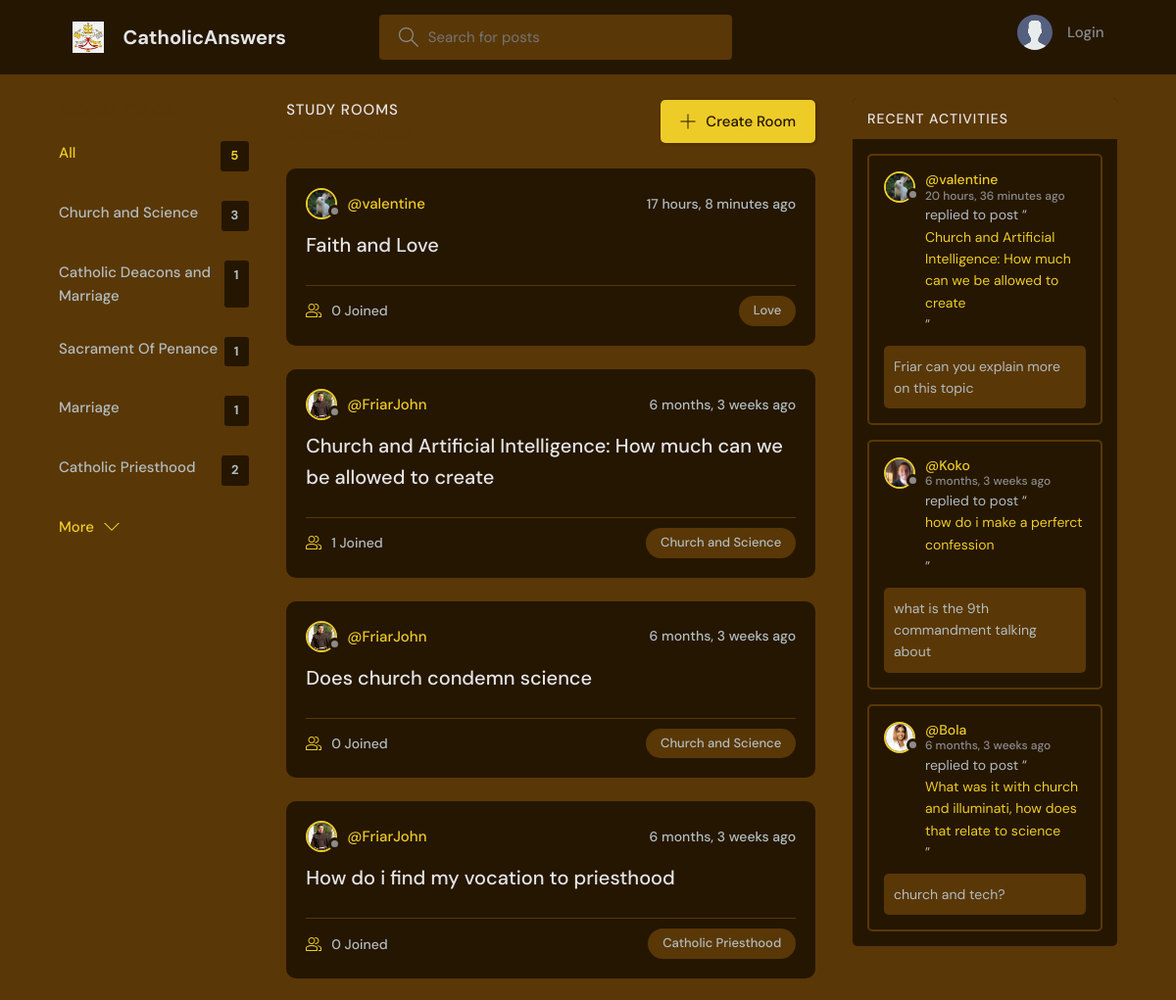
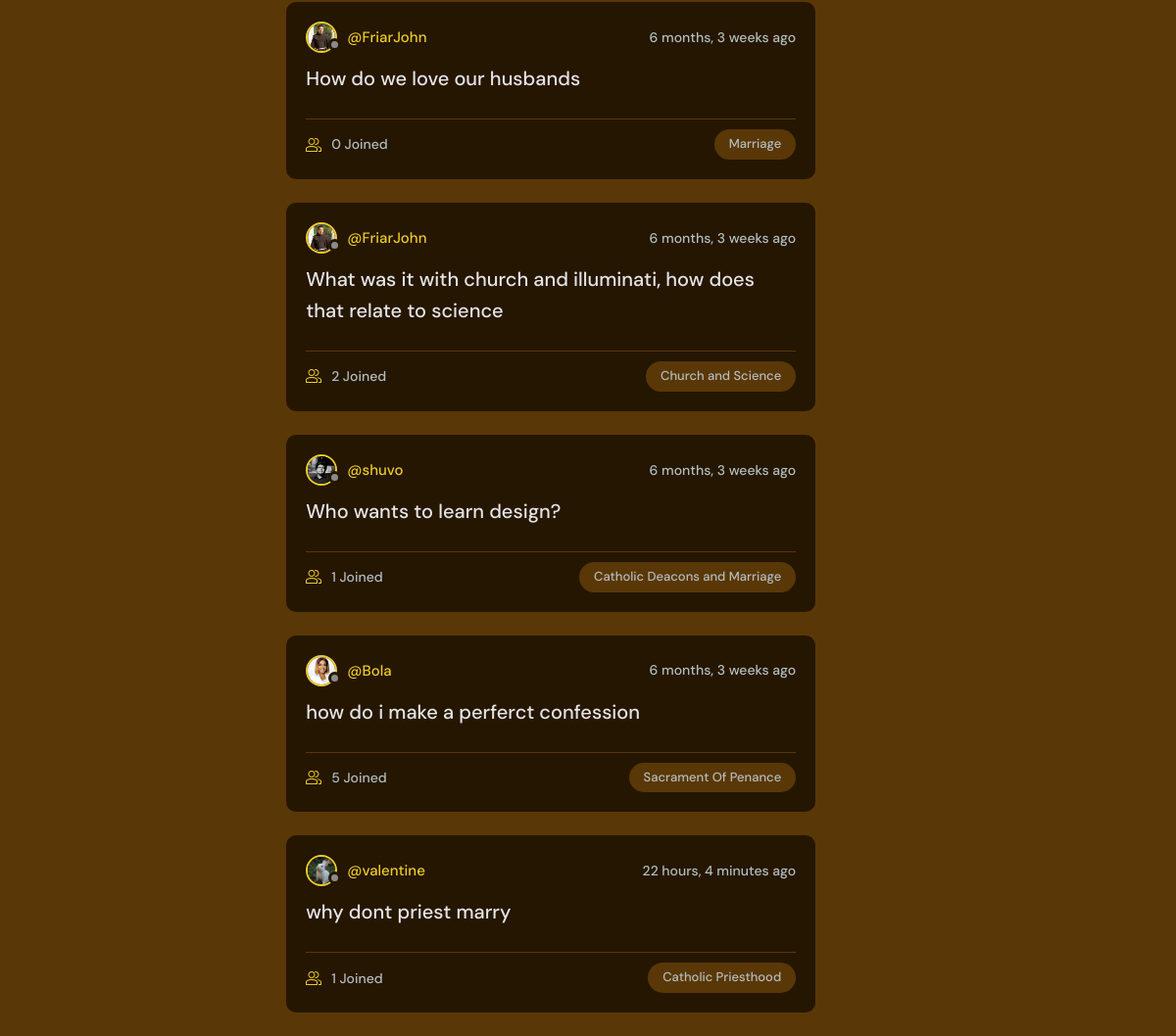
The page / on the database its author committed (2 pictures, top to bottom).
### base/models.py (models this page shows, shortened)
class Topic(models.Model):
    name = models.CharField(max_length=200)

class Room(models.Model):
    host = models.ForeignKey(User, on_delete=models.SET_NULL, null=True)
    topic = models.ForeignKey(Topic, on_delete=models.SET_NULL, null=True)
    name = models.CharField(max_length=200)
    description = models.TextField(null=True, blank=True)
    participants = models.ManyToManyField(
        User, related_name='participants', blank=True)
    updated = models.DateTimeField(auto_now=True)
    created = models.DateTimeField(auto_now_add=True)
    class Meta:
        ordering = ['-updated', '-created']
    def __str__(self):
        return self.name

class User(AbstractUser):
    name = models.CharField(max_length=200, null=True)
    email = models.EmailField(unique=True, null=True)
    bio = models.TextField(null=True)
    avatar = models.ImageField(null=True, default="avatar.svg")
    USERNAME_FIELD = 'email'
    REQUIRED_FIELDS = []

class Message(models.Model):
    user = models.ForeignKey(User, on_delete=models.CASCADE)
    room = models.ForeignKey(Room, on_delete=models.CASCADE)
    body = models.TextField()
    updated = models.DateTimeField(auto_now=True)
    created = models.DateTimeField(auto_now_add=True)
    class Meta:
        ordering = ['-updated', '-created']

### base/views.py (the view)
# urls.py: path('', views.home, name="home"),
def home(request):
    q = request.GET.get('q') if request.GET.get('q') != None else ''
    rooms = Room.objects.filter(
        Q(topic__name__icontains=q) |
        Q(name__icontains=q) |
        Q(description__icontains=q)
    )
    topics = Topic.objects.all()[0:5]
    room_count = rooms.count()
    room_messages = Message.objects.filter(
        Q(room__topic__name__icontains=q))[0:3]
    context = {'rooms': rooms, 'topics': topics,
               'room_count': room_count, 'room_messages': room_messages}
    return render(request, 'base/home.html', context)

### base/templates/base/home.html (shortened to what this page needs)
{% extends 'main.html' %}
{% block content %}
<main class="layout layout--3">
  <div class="container">
    {% include 'base/topics_component.html' %}
    <div class="roomList">
      <div class="roomList__header">
        <div>
          <h2>Study Rooms</h2>
          <p>{{room_count}} Rooms available</p>
        </div>
        <a class="btn btn--main" href="{% url 'create-room' %}">
          <svg version="1.1" xmlns="http://www.w3.org/2000/svg" width="32" height="32" viewBox="0 0 32 32">
            <title>add</title>
            <path
              d="M16.943 0.943h-1.885v14.115h-14.115v1.885h14.115v14.115h1.885v-14.115h14.115v-1.885h-14.115v-14.115z">
            </path>
          </svg>
          Create Room
        </a>
      </div>
      {% include 'base/feed_component.html' %}
    </div>
    {% include 'base/activity_component.html' %}
  </div>
</main>
{% endblock %}

### base/templates/base/topics_component.html
<div class="topics">
    <div class="topics__header">
        <h2>Browse Topics</h2>
    </div>
    <ul class="topics__list">
        <li>
            <a href="{% url 'home' %}" class="active">All <span>{{topics.count}}</span></a>
        </li>
        {% for topic in topics %}
        <li>
            <a href="{% url 'home' %}?q={{topic.name}}">{{topic.name}}<span>{{topic.room_set.all.count}}</span></a>
        </li>
        {% endfor %}
    </ul>
    <a class="btn btn--link" href="{% url 'topics' %}">
        More
        <svg version="1.1" xmlns="http://www.w3.org/2000/svg" width="32" height="32" viewBox="0 0 32 32">
            <title>chevron-down</title>
            <path d="M16 21l-13-13h-3l16 16 16-16h-3l-13 13z"></path>
        </svg>
    </a>
</div>

### base/templates/base/feed_component.html (shortened to what this page needs)
{% for room in rooms %}
<div class="roomListRoom">
    <div class="roomListRoom__header">
        <a href="{% url 'user-profile' room.host.id %}" class="roomListRoom__author">
            <div class="avatar avatar--small">
                <img src="{{room.host.avatar.url}}" />
            </div>
            <span>@{{room.host.username}}</span>
        </a>
        <div class="roomListRoom__actions">
            <span>{{room.created|timesince}} ago</span>
        </div>
    </div>
    <div class="roomListRoom__content">
        <a href="{% url 'room' room.id %}">{{room.name}}</a>
    </div>
    <div class="roomListRoom__meta">
        <a href="{% url 'room' room.id %}" class="roomListRoom__joined">
            {{room.participants.all.count}} Joined
        </a>
        <p class="roomListRoom__topic">{{room.topic.name}}</p>
    </div>
</div>
{% endfor %}

### base/templates/base/activity_component.html (shortened to what this page needs)
<div class="activities">
    <div class="activities__header">
        <h2>Recent Activities</h2>
    </div>
    {% for message in room_messages %}
    <div class="activities__box">
        <div class="activities__boxHeader roomListRoom__header">
            <a href="{% url 'user-profile' message.user.id %}" class="roomListRoom__author">
                <div class="avatar avatar--small">
                    <img src="{{message.user.avatar.url}}" />
                </div>
                <p>
                    @{{message.user.username}}
                    <span>{{message.created|timesince}} ago</span>
                </p>
            </a>
        </div>
        <div class="activities__boxContent">
            <p>replied to post “<a href="{% url 'room' message.room.id %}">{{message.room}}</a>”</p>
            <div class="activities__boxRoomContent">{{message.body}}</div>
        </div>
    </div>
    {% endfor %}
</div>

### rows shown on the page
Topic: name "Church and Science", room_set.all.count "3"
Topic: name "Catholic Deacons and Marriage", room_set.all.count "1"
Topic: name "Sacrament Of Penance", room_set.all.count "1"
Topic: name "Marriage", room_set.all.count "1"
Topic: name "Catholic Priesthood", room_set.all.count "2"
Room: host.avatar (picture), host.username "valentine", created "17 hours, 8 minutes", name "Faith and Love", participants.all.count "0", topic.name "Love"
Room: host.avatar (picture), host.username "FriarJohn", created "6 months, 3 weeks", name "Church and Artificial Intelligence: How much can we be allowed to create", participants.all.count "1", topic.name "Church and Science"
Room: host.avatar (picture), host.username "FriarJohn", created "6 months, 3 weeks", name "Does church condemn science", participants.all.count "0", topic.name "Church and Science"
Room: host.avatar (picture), host.username "FriarJohn", created "6 months, 3 weeks", name "How do i find my vocation to priesthood", participants.all.count "0", topic.name "Catholic Priesthood"
Room: host.avatar (picture), host.username "FriarJohn", created "6 months, 3 weeks", name "How do we love our husbands", participants.all.count "0", topic.name "Marriage"
Room: host.avatar (picture), host.username "FriarJohn", created "6 months, 3 weeks", name "What was it with church and illuminati, how does that relate to science", participants.all.count "2", topic.name "Church and Science"
Room: host.avatar (picture), host.username "shuvo", created "6 months, 3 weeks", name "Who wants to learn design?", participants.all.count "1", topic.name "Catholic Deacons and Marriage"
Room: host.avatar (picture), host.username "Bola", created "6 months, 3 weeks", name "how do i make a perferct confession", participants.all.count "5", topic.name "Sacrament Of Penance"
Room: host.avatar (picture), host.username "valentine", created "22 hours, 4 minutes", name "why dont priest marry", participants.all.count "1", topic.name "Catholic Priesthood"
Message: user.avatar (picture), user.username "valentine", created "20 hours, 36 minutes", room "Church and Artificial Intelligence: How much can we be allowed to create", body "Friar can you explain more on this topic"
Message: user.avatar (picture), user.username "Koko", created "6 months, 3 weeks", room "how do i make a perferct confession", body "what is the 9th commandment talking about"
Message: user.avatar (picture), user.username "Bola", created "6 months, 3 weeks", room "What was it with church and illuminati, how does that relate to science", body "church and tech?"

### other values the page prints
{{ topics.count }} "5"
